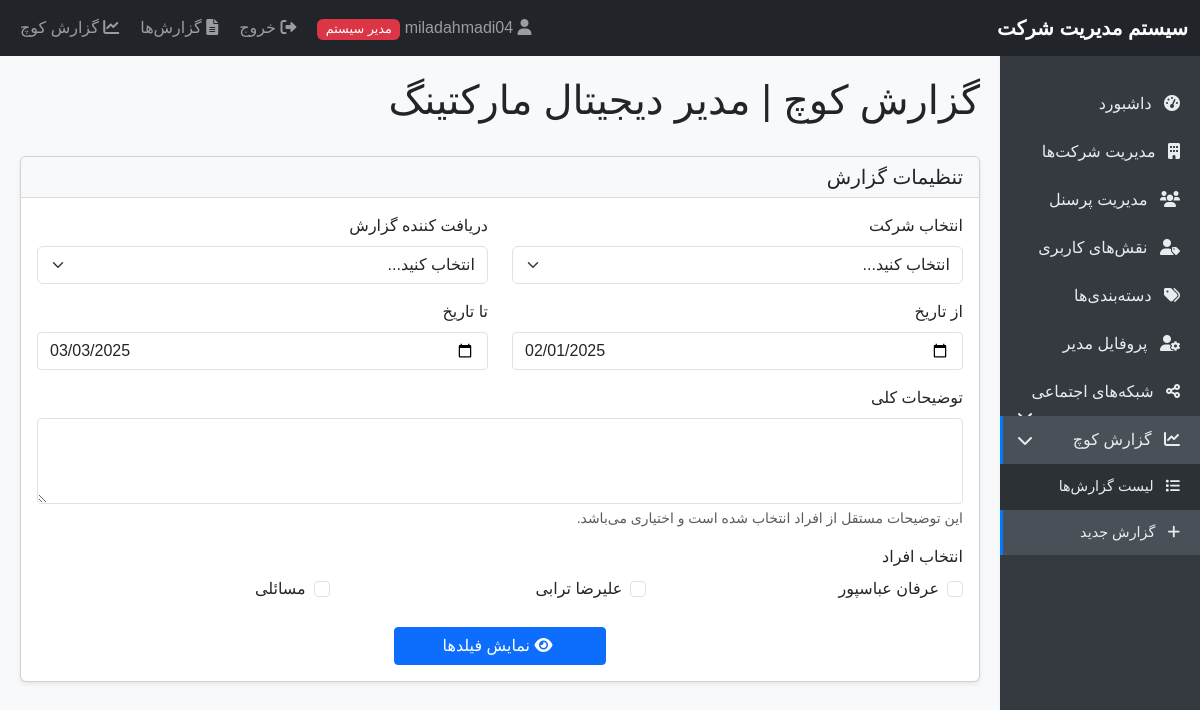
/coach_report.php (signed in), run on the app's committed database.
### tables this page shows
CREATE TABLE `personnel` (
  `id` int(11) NOT NULL,
  `company_id` int(11) NOT NULL,
  `role_id` int(11) NOT NULL,
  `full_name` varchar(100) NOT NULL,
  `gender` enum('male','female') NOT NULL,
  `email` varchar(100) NOT NULL,
  `mobile` varchar(20) NOT NULL,
  `is_active` tinyint(1) DEFAULT 1,
  `username` varchar(50) NOT NULL,
  `password` varchar(255) NOT NULL,
  `created_at` timestamp NOT NULL DEFAULT current_timestamp(),
  `can_receive_reports` tinyint(1) DEFAULT 0
);

### coach_report.php (the view, shortened to what this page needs)
<?php
require_once 'auth.php';
$selectedPersonnel = [];
$dateFrom = isset($_POST['date_from']) ? clean($_POST['date_from']) : date('Y-m-d', strtotime('-30 days'));
$dateTo = isset($_POST['date_to']) ? clean($_POST['date_to']) : date('Y-m-d');
$generalComments = isset($_POST['general_comments']) ? clean($_POST['general_comments']) : '';
$isEdit = false;
$stmt = $pdo->prepare("SELECT p.*, p.full_name as full_title
                     FROM personnel p
                     WHERE p.company_id = ? AND p.is_active = 1
                     ORDER BY p.full_name");
$stmt->execute([$_SESSION['company_id']]);
$personnel = $stmt->fetchAll();
include 'header.php';
?>
<div class="d-flex justify-content-between align-items-center mb-4">
    <h1><?php echo $isEdit ? 'ویرایش گزارش کوچ | مدیر دیجیتال مارکتینگ' : 'گزارش کوچ | مدیر دیجیتال مارکتینگ'; ?></h1>
</div>
<div class="card">
    <div class="card-header bg-light">
        <h5 class="mb-0">تنظیمات گزارش</h5>
    </div>
    <div class="card-body">
        <form method="POST" action="">
            <div class="row mb-3">
                <div class="col-md-6">
                    <label for="company_id" class="form-label">انتخاب شرکت</label>
                    <select class="form-select" id="company_id" name="company_id" required onchange="updateReceivers()" <?php echo $isEdit ? 'disabled' : ''; ?>>
                        <option value="">انتخاب کنید...</option>
                    </select>
                </div>
                <div class="col-md-6">
                    <label for="receiver_id" class="form-label">دریافت کننده گزارش</label>
                    <select class="form-select" id="receiver_id" name="receiver_id" required>
                        <option value="">انتخاب کنید...</option>
                    </select>
                </div>
            </div>
            <div class="row mb-3">
                <div class="col-md-6">
                    <label for="date_from" class="form-label">از تاریخ</label>
                    <input type="date" class="form-control" id="date_from" name="date_from" value="<?php echo $dateFrom; ?>" required>
                </div>
                <div class="col-md-6">
                    <label for="date_to" class="form-label">تا تاریخ</label>
                    <input type="date" class="form-control" id="date_to" name="date_to" value="<?php echo $dateTo; ?>" required>
                </div>
            </div>
            <div class="mb-3">
                <label for="general_comments" class="form-label">توضیحات کلی</label>
                <textarea class="form-control" id="general_comments" name="general_comments" rows="3"><?php echo $generalComments; ?></textarea>
                <div class="form-text">این توضیحات مستقل از افراد انتخاب شده است و اختیاری می‌باشد.</div>
            </div>
            <div class="mb-3">
                <label class="form-label">انتخاب افراد</label>
                <div class="row">
                    <?php if ($isEdit): ?>
                        <?php foreach ($personnel as $person): ?>
                            <div class="col-md-4 mb-2">
                                <div class="form-check">
                                    <input class="form-check-input" type="checkbox" name="personnel[]"
                                           value="<?php echo $person['id']; ?>"
                                           id="person_<?php echo $person['id']; ?>"
                                           <?php echo in_array($person['id'], $selectedPersonnel) ? 'checked' : ''; ?>>
                                    <label class="form-check-label" for="person_<?php echo $person['id']; ?>">
                                        <?php echo $person['full_title']; ?>
                                    </label>
                                </div>
                            </div>
                        <?php endforeach; ?>
                    <?php else: ?>
                        <?php foreach ($personnel as $person): ?>
                            <div class="col-md-4 mb-2">
                                <div class="form-check">
                                    <input class="form-check-input" type="checkbox" name="personnel[]"
                                           value="<?php echo $person['id']; ?>"
                                           id="person_<?php echo $person['id']; ?>"
                                           <?php echo in_array($person['id'], $selectedPersonnel) ? 'checked' : ''; ?>>
                                    <label class="form-check-label" for="person_<?php echo $person['id']; ?>">
                                        <?php echo $person['full_title']; ?>
                                    </label>
                                </div>
                            </div>
                        <?php endforeach; ?>
                    <?php endif; ?>
                </div>
            </div>
            <div class="text-center">
                <button type="submit" name="show_fields" class="btn btn-primary px-5">
                    <i class="fas fa-eye"></i> نمایش فیلدها
                </button>
            </div>
        </form>
    </div>
</div>
<?php include 'footer.php'; ?>

### header.php (style rules this page uses)
body { font-family: Tahoma, Arial, sans-serif; background-color: #f8f9fa; }
.card { box-shadow: 0 0.125rem 0.25rem rgba(0, 0, 0, 0.075); margin-bottom: 1.5rem; }
.card-header { border-bottom: 1px solid rgba(0, 0, 0, 0.125); background-color: rgba(0, 0, 0, 0.03); }
.btn { border-radius: 0.25rem; }
.fas, .fab { margin-right: 5px; }
.form-control { border-radius: 0.25rem; }

### data on the page
personnel: full_name "عرفان عباسپور"
personnel: full_name "علیرضا ترابی"
personnel: full_name "مسائلی"
